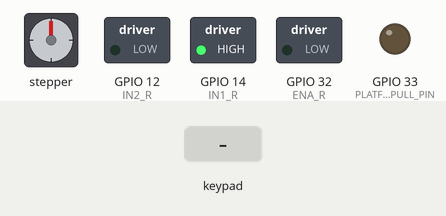
The sketch below on a simulated ESP32. On the bench: stepper motor, switched loads named in the sketch (green lamp = pin HIGH), output pins drawn as LEDs (lit = HIGH). Wiring (inferred from the names in the program): stepper motor driver (200 steps per turn assumed): step GPIO 25; direction GPIO 26; enable GPIO 27. The inputs (shaded band) are chosen by the test bench. Nothing arrives over Bluetooth unless stated; pins used as bus, display or sensor lines are not drawn; what the sketch prints to the serial monitor is not drawn.

Above: at 1.2 s.
1.3 s: key 'L' pressed
At 2.8 s:
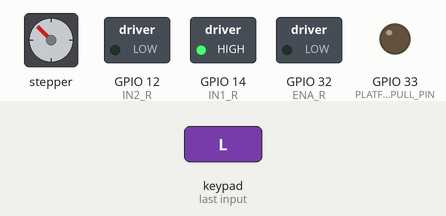
3.2 s: key 'R' pressed
At 3.38 s:
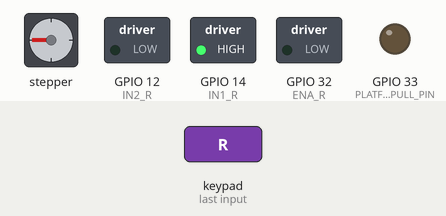
5.1 s: key 'R' pressed
At 6.7 s:
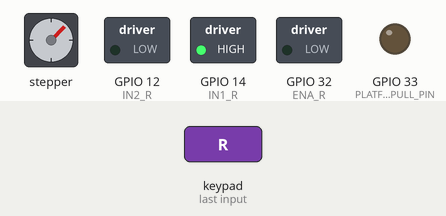
7.0 s: key 'L' pressed
At 8.3 s:
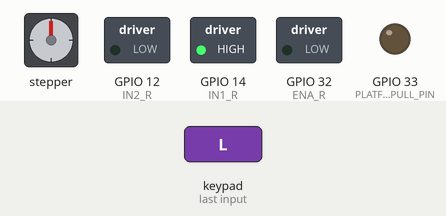
Timing chart, 0 to 9.9 s (numbered marks = the images above; inputs shaded):
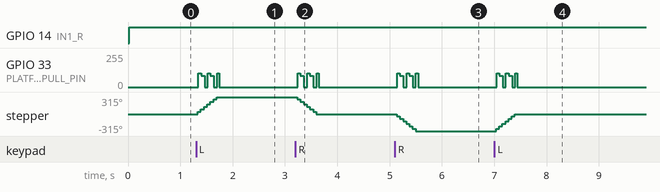

Measured:
- after the input at 1.3 s, GPIO 33 (PLATFORM_PULL_PIN): 0/255 → 85/255 at once, → 0/255 0.30 s later; stepper: turns 315° clockwise in 0.36 s, starting at once
- after the input at 3.2 s, GPIO 33 (PLATFORM_PULL_PIN): 0/255 → 85/255 at once, → 0/255 0.30 s later; stepper: turns 315° counter-clockwise in 0.36 s, starting at once
- after the input at 5.1 s, GPIO 33 (PLATFORM_PULL_PIN): 0/255 → 85/255 at once, → 0/255 0.30 s later; stepper: turns 315° counter-clockwise in 0.36 s, starting at once
- after the input at 7.0 s, GPIO 33 (PLATFORM_PULL_PIN): 0/255 → 85/255 at once, → 0/255 0.30 s later; stepper: turns 315° clockwise in 0.36 s, starting at once

The sketch:

platformupdated.ino
```cpp
#include <PS4Controller.h>

// Differential drive motor control pins (Right side motors)
#define IN1_R 14    // Front right motor direction pin 1
#define IN2_R 12    // Front right motor direction pin 2
#define ENA_R 32    // Front right motor PWM speed control pin

// Platform motor control pins
#define PLATFORM_ENABLE_PIN 27     // EN - Platform motor enable
#define PLATFORM_DIRECTION_PIN 26  // DIR - Platform motor direction
#define PLATFORM_PULL_PIN 33       // PULL - Platform motor step pulse
#define PLATFORM_PULL_N_PIN 25     // PULL_ - Platform complementary step pulse

// Motor control parameters
#define DEAD_ZONE 10               // Dead zone for joystick to prevent drift
#define MAX_PWM 255                // Maximum PWM value
const int PLATFORM_STEP_DELAY_US = 700; // Microseconds between steps for platform
const int DEFAULT_STEPS = 25;          // Default number of steps per command

unsigned long lastTimeStamp = 0;

// Move motor function for platform
void moveMotor(bool direction, int steps, int enablePin, int directionPin, int pullPin, int pullNPin, int stepDelayUs) {
  digitalWrite(directionPin, direction ? HIGH : LOW);
  digitalWrite(enablePin, LOW); // Enable motor

  for (int i = 0; i < steps; i++) {
    digitalWrite(pullPin, HIGH);
    digitalWrite(pullNPin, LOW);
    delayMicroseconds(stepDelayUs);

    digitalWrite(pullPin, LOW);
    digitalWrite(pullNPin, HIGH);
    delayMicroseconds(stepDelayUs);
  }

  digitalWrite(enablePin, HIGH); // Disable motor
}

void notify() {
  if (millis() - lastTimeStamp > 10) { // Update every 10ms for smoother control
    // Differential drive control (Joystick, replacing actuator control)
    int x = PS4.LStickX();
    int y = PS4.LStickY();

    // Apply dead zone
    if (abs(x) < DEAD_ZONE) x = 0;
    if (abs(y) < DEAD_ZONE) y = 0;

    // Calculate base speed (forward/backward) and turn (left/right)
    int baseSpeed = -y; // Invert y for intuitive control (up = forward)
    int turn = x;

    // Calculate right motor speed for differential drive
    int rightSpeed = baseSpeed - turn;

    // Constrain speeds to -255 to 255
    rightSpeed = constrain(rightSpeed, -MAX_PWM, MAX_PWM);

    // Control right motors
    if (rightSpeed >= 0) {
      digitalWrite(IN1_R, HIGH);
      digitalWrite(IN2_R, LOW);
    } else {
      digitalWrite(IN1_R, LOW);
      digitalWrite(IN2_R, HIGH);
      rightSpeed = -rightSpeed; // Make speed positive for PWM
    }
    analogWrite(ENA_R, rightSpeed);

    // Platform control (D-pad Left/Right)
    int platformLeft = PS4.Left();
    int platformRight = PS4.Right();

    if (platformLeft == 1) {
      moveMotor(true, DEFAULT_STEPS, PLATFORM_ENABLE_PIN, PLATFORM_DIRECTION_PIN,
                PLATFORM_PULL_PIN, PLATFORM_PULL_N_PIN, PLATFORM_STEP_DELAY_US);
    } else if (platformRight == 1) {
      moveMotor(false, DEFAULT_STEPS, PLATFORM_ENABLE_PIN, PLATFORM_DIRECTION_PIN,
                PLATFORM_PULL_PIN, PLATFORM_PULL_N_PIN, PLATFORM_STEP_DELAY_US);
    }

    lastTimeStamp = millis();
  }
}

void onConnect() {
  Serial.println("Connected!");
}

void onDisconnect() {
  // Stop differential drive motors
  digitalWrite(IN1_R, LOW);
  digitalWrite(IN2_R, LOW);
  analogWrite(ENA_R, 0);

  // Stop platform motor
  digitalWrite(PLATFORM_ENABLE_PIN, HIGH); // Disable platform motor

  Serial.println("Disconnected!");
}

void setup() {
  // Initialize differential drive motor control pins
  pinMode(IN1_R, OUTPUT);
  pinMode(IN2_R, OUTPUT);
  pinMode(ENA_R, OUTPUT);

  // Initialize platform motor control pins
  pinMode(PLATFORM_ENABLE_PIN, OUTPUT);
  pinMode(PLATFORM_DIRECTION_PIN, OUTPUT);
  pinMode(PLATFORM_PULL_PIN, OUTPUT);
  pinMode(PLATFORM_PULL_N_PIN, OUTPUT);

  // Initialize all motors in stopped state
  digitalWrite(IN1_R, LOW);
  digitalWrite(IN2_R, LOW);
  analogWrite(ENA_R, 0);

  digitalWrite(PLATFORM_ENABLE_PIN, HIGH); // Disable platform motor
  digitalWrite(PLATFORM_DIRECTION_PIN, LOW); // Default direction

  Serial.begin(115200);
  PS4.attach(notify);
  PS4.attachOnConnect(onConnect);
  PS4.attachOnDisconnect(onDisconnect);

  if (!PS4.begin()) {
    Serial.println("Failed to initialize Bluetooth!");
    while (1); // Halt if initialization fails
  }

  Serial.println("Bluetooth initialized. Waiting for PS4 controller...");
}

void loop() {
  // Main loop is empty; control is handled by notifications
}
```
